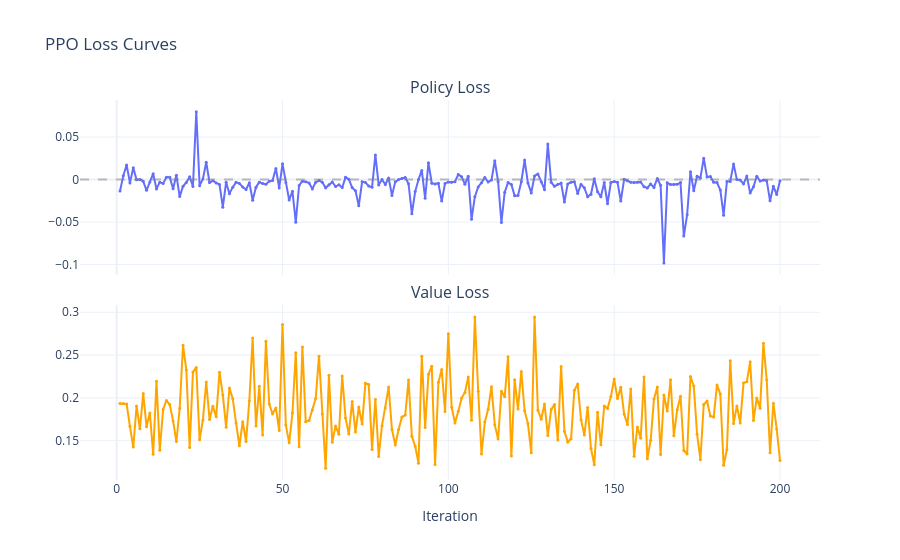

The code cell stored with this chart in its notebook:
### Markdown cell above
## Loss Curves (PPO)

Policy loss should hover near 0 (small positive/negative swings are normal).
Value loss should decrease over training.

### Code cell
if not ppo.empty:
    fig = make_subplots(rows=2, cols=1, shared_xaxes=True,
                        subplot_titles=["Policy Loss", "Value Loss"],
                        vertical_spacing=0.08)
    fig.add_trace(go.Scatter(x=ppo["iter"], y=ppo["pi_loss"], mode="lines+markers",
                             name="pi_loss", marker=dict(size=3)), row=1, col=1)
    fig.add_trace(go.Scatter(x=ppo["iter"], y=ppo["v_loss"], mode="lines+markers",
                             name="v_loss", marker=dict(size=3),
                             line=dict(color="orange")), row=2, col=1)
    fig.update_layout(height=500, title="PPO Loss Curves",
                      xaxis2_title="Iteration", showlegend=False)
    fig.add_hline(y=0, line_dash="dash", line_color="gray", opacity=0.5, row=1, col=1)
    fig.show()

### Figure 1 — Plotly figure (JSON) as saved in the notebook; plotly's stock layout.template omitted (floating-point values rounded to 4 significant figures; data arrays with more than 128 entries replaced by an {"elided": "..."} marker saying what was removed)
{"data": [{"marker": {"size": 3}, "mode": "lines+markers", "name": "pi_loss", "type": "scatter", "x": {"elided": "200 int values"}, "xaxis": "x", "y": {"elided": "200 float values"}, "yaxis": "y"}, {"line": {"color": "orange"}, "marker": {"size": 3}, "mode": "lines+markers", "name": "v_loss", "type": "scatter", "x": {"elided": "200 int values"}, "xaxis": "x2", "y": {"elided": "200 float values"}, "yaxis": "y2"}], "layout": {"annotations": [{"font": {"size": 16}, "showarrow": false, "text": "Policy Loss", "x": 0.5, "xanchor": "center", "xref": "paper", "y": 1, "yanchor": "bottom", "yref": "paper"}, {"font": {"size": 16}, "showarrow": false, "text": "Value Loss", "x": 0.5, "xanchor": "center", "xref": "paper", "y": 0.46, "yanchor": "bottom", "yref": "paper"}], "autosize": true, "shapes": [{"line": {"color": "gray", "dash": "dash"}, "opacity": 0.5, "type": "line", "x0": 0, "x1": 1, "xref": "x domain", "y0": 0, "y1": 0, "yref": "y"}], "showlegend": false, "title": {"text": "PPO Loss Curves"}, "xaxis": {"anchor": "y", "autorange": true, "domain": [0, 1], "matches": "x2", "range": [-10.74, 211.7], "showticklabels": false, "type": "linear"}, "xaxis2": {"anchor": "y2", "autorange": true, "domain": [0, 1], "range": [-10.74, 211.7], "title": {"text": "Iteration"}, "type": "linear"}, "yaxis": {"anchor": "x", "autorange": true, "domain": [0.54, 1], "range": [-0.1129, 0.09432], "type": "linear"}, "yaxis2": {"anchor": "x2", "autorange": true, "domain": [0, 0.46], "range": [0.1033, 0.309], "type": "linear"}}}
